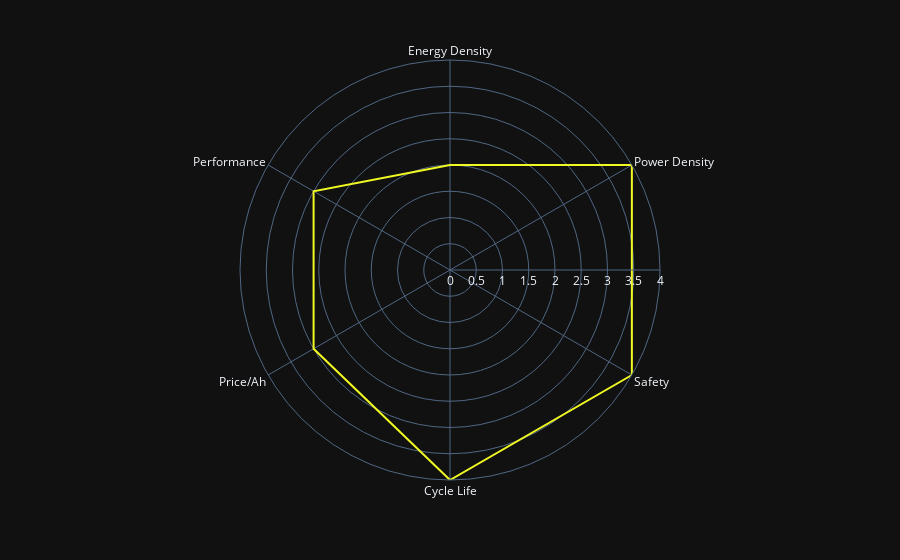

The notebook cell this image was saved under:
### Code cell
fig = px.line_polar(cathode_df, r = 'LFP', theta="parameter", line_close=True,
                    color_discrete_sequence=px.colors.sequential.Plasma_r,
                    template="plotly_dark",)
fig.show()

### Figure 1 — Plotly figure (JSON) as saved in the notebook; plotly's stock layout.template omitted (floating-point values rounded to 4 significant figures)
{"data": [{"hovertemplate": "LFP=%{r}<br>parameter=%{theta}<extra></extra>", "legendgroup": "", "line": {"color": "#f0f921", "dash": "solid"}, "mode": "lines", "name": "", "r": [2, 4, 4, 4, 3, 3, 2], "showlegend": false, "subplot": "polar", "theta": ["Energy Density", "Power Density", "Safety", "Cycle Life", "Price/Ah", "Performance", "Energy Density"], "type": "scatterpolar"}], "layout": {"legend": {"tracegroupgap": 0}, "margin": {"t": 60}, "polar": {"angularaxis": {"direction": "clockwise", "rotation": 90}, "domain": {"x": [0, 1], "y": [0, 1]}}}}
